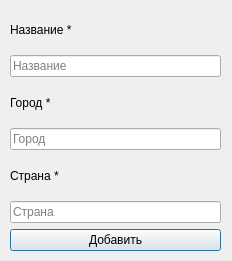
<?xml version="1.0" encoding="UTF-8"?>
<ui version="4.0">
 <class>Dialog</class>
 <widget class="QDialog" name="Dialog">
  <property name="geometry">
   <rect>
    <x>0</x>
    <y>0</y>
    <width>232</width>
    <height>261</height>
   </rect>
  </property>
  <property name="windowTitle">
   <string>Добавление аэропорта</string>
  </property>
  <widget class="QWidget" name="layoutWidget">
   <property name="geometry">
    <rect>
     <x>10</x>
     <y>10</y>
     <width>211</width>
     <height>241</height>
    </rect>
   </property>
   <layout class="QVBoxLayout" name="verticalLayout">
    <item>
     <widget class="QLabel" name="name_label">
      <property name="text">
       <string>Название *</string>
      </property>
     </widget>
    </item>
    <item>
     <widget class="QLineEdit" name="name_lineEdit">
      <property name="placeholderText">
       <string>Название</string>
      </property>
     </widget>
    </item>
    <item>
     <widget class="QLabel" name="city_label">
      <property name="text">
       <string>Город *</string>
      </property>
     </widget>
    </item>
    <item>
     <widget class="QLineEdit" name="city_lineEdit_2">
      <property name="placeholderText">
       <string>Город</string>
      </property>
     </widget>
    </item>
    <item>
     <widget class="QLabel" name="country_label">
      <property name="text">
       <string>Страна *</string>
      </property>
     </widget>
    </item>
    <item>
     <widget class="QLineEdit" name="country_lineEdit_3">
      <property name="placeholderText">
       <string>Страна</string>
      </property>
     </widget>
    </item>
    <item>
     <widget class="QPushButton" name="pushButton">
      <property name="text">
       <string>Добавить</string>
      </property>
     </widget>
    </item>
   </layout>
  </widget>
 </widget>
 <resources/>
 <connections/>
</ui>
